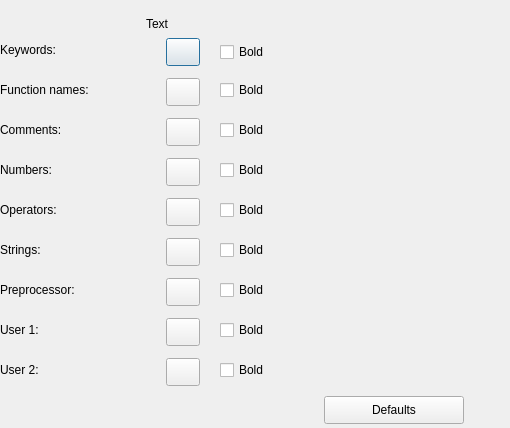
<?xml version="1.0" encoding="UTF-8"?><ui version="4.0"><class>IDD_PROPPAGE_COLORS_SYNTAX</class>
<widget class="QDialog" name="IDD_PROPPAGE_COLORS_SYNTAX">
<property name="geometry">
<rect><x>0</x><y>0</y>
<width>510</width><height>428</height></rect></property>
<property name="windowTitle"><string>Dialog</string></property>
<widget class="QLabel" name="IDC_STATIC">
<property name="geometry">
<rect><x>0</x><y>40</y><width>140</width><height>20</height></rect></property>
<property name="text"><string>Keywords:</string></property>
<property name="inputMethodHints"><set>Qt::ImhMultiLine</set></property><property name="wordWrap"><bool>true</bool></property></widget>
<widget class="QLabel" name="IDC_STATIC">
<property name="geometry">
<rect><x>0</x><y>80</y><width>140</width><height>20</height></rect></property>
<property name="text"><string>Function names:</string></property>
<property name="inputMethodHints"><set>Qt::ImhMultiLine</set></property><property name="wordWrap"><bool>true</bool></property></widget>
<widget class="QLabel" name="IDC_STATIC">
<property name="geometry">
<rect><x>0</x><y>120</y><width>140</width><height>20</height></rect></property>
<property name="text"><string>Comments:</string></property>
<property name="inputMethodHints"><set>Qt::ImhMultiLine</set></property><property name="wordWrap"><bool>true</bool></property></widget>
<widget class="QLabel" name="IDC_STATIC">
<property name="geometry">
<rect><x>0</x><y>160</y><width>140</width><height>20</height></rect></property>
<property name="text"><string>Numbers:</string></property>
<property name="inputMethodHints"><set>Qt::ImhMultiLine</set></property><property name="wordWrap"><bool>true</bool></property></widget>
<widget class="QLabel" name="IDC_STATIC">
<property name="geometry">
<rect><x>0</x><y>200</y><width>140</width><height>20</height></rect></property>
<property name="text"><string>Operators:</string></property>
<property name="inputMethodHints"><set>Qt::ImhMultiLine</set></property><property name="wordWrap"><bool>true</bool></property></widget>
<widget class="QLabel" name="IDC_STATIC">
<property name="geometry">
<rect><x>0</x><y>240</y><width>140</width><height>20</height></rect></property>
<property name="text"><string>Strings:</string></property>
<property name="inputMethodHints"><set>Qt::ImhMultiLine</set></property><property name="wordWrap"><bool>true</bool></property></widget>
<widget class="QLabel" name="IDC_STATIC">
<property name="geometry">
<rect><x>0</x><y>280</y><width>140</width><height>20</height></rect></property>
<property name="text"><string>Preprocessor:</string></property>
<property name="inputMethodHints"><set>Qt::ImhMultiLine</set></property><property name="wordWrap"><bool>true</bool></property></widget>
<widget class="QLabel" name="IDC_STATIC">
<property name="geometry">
<rect><x>0</x><y>320</y><width>140</width><height>20</height></rect></property>
<property name="text"><string>User 1:</string></property>
<property name="inputMethodHints"><set>Qt::ImhMultiLine</set></property><property name="wordWrap"><bool>true</bool></property></widget>
<widget class="QLabel" name="IDC_STATIC">
<property name="geometry">
<rect><x>0</x><y>360</y><width>140</width><height>20</height></rect></property>
<property name="text"><string>User 2:</string></property>
<property name="inputMethodHints"><set>Qt::ImhMultiLine</set></property><property name="wordWrap"><bool>true</bool></property></widget>
<widget class="QLabel" name="IDC_STATIC">
<property name="geometry">
<rect><x>146</x><y>14</y><width>68</width><height>20</height></rect></property>
<property name="text"><string>Text</string></property>
<property name="inputMethodHints"><set>Qt::ImhMultiLine</set></property><property name="wordWrap"><bool>true</bool></property></widget>
<widget class="QPushButton" name="IDC_SCOLOR_KEYWORDS">
<property name="geometry">
<rect><x>166</x><y>38</y><width>34</width><height>28</height></rect></property>
</widget>
<widget class="QCheckBox" name="IDC_SCOLOR_KEYWORDS_BOLD">
<property name="geometry">
<rect><x>220</x><y>42</y><width>110</width><height>20</height></rect></property>
<property name="text"><string>Bold</string></property>
</widget>
<widget class="QPushButton" name="IDC_SCOLOR_FUNCTIONS">
<property name="geometry">
<rect><x>166</x><y>78</y><width>34</width><height>28</height></rect></property>
</widget>
<widget class="QCheckBox" name="IDC_SCOLOR_FUNCTIONS_BOLD">
<property name="geometry">
<rect><x>220</x><y>80</y><width>110</width><height>20</height></rect></property>
<property name="text"><string>Bold</string></property>
</widget>
<widget class="QPushButton" name="IDC_SCOLOR_COMMENTS">
<property name="geometry">
<rect><x>166</x><y>118</y><width>34</width><height>28</height></rect></property>
</widget>
<widget class="QCheckBox" name="IDC_SCOLOR_COMMENTS_BOLD">
<property name="geometry">
<rect><x>220</x><y>120</y><width>110</width><height>20</height></rect></property>
<property name="text"><string>Bold</string></property>
</widget>
<widget class="QPushButton" name="IDC_SCOLOR_NUMBERS">
<property name="geometry">
<rect><x>166</x><y>158</y><width>34</width><height>28</height></rect></property>
</widget>
<widget class="QCheckBox" name="IDC_SCOLOR_NUMBERS_BOLD">
<property name="geometry">
<rect><x>220</x><y>160</y><width>110</width><height>20</height></rect></property>
<property name="text"><string>Bold</string></property>
</widget>
<widget class="QPushButton" name="IDC_SCOLOR_OPERATORS">
<property name="geometry">
<rect><x>166</x><y>198</y><width>34</width><height>28</height></rect></property>
</widget>
<widget class="QCheckBox" name="IDC_SCOLOR_OPERATORS_BOLD">
<property name="geometry">
<rect><x>220</x><y>200</y><width>110</width><height>20</height></rect></property>
<property name="text"><string>Bold</string></property>
</widget>
<widget class="QPushButton" name="IDC_SCOLOR_STRINGS">
<property name="geometry">
<rect><x>166</x><y>238</y><width>34</width><height>28</height></rect></property>
</widget>
<widget class="QCheckBox" name="IDC_SCOLOR_STRINGS_BOLD">
<property name="geometry">
<rect><x>220</x><y>240</y><width>110</width><height>20</height></rect></property>
<property name="text"><string>Bold</string></property>
</widget>
<widget class="QPushButton" name="IDC_SCOLOR_PREPROCESSOR">
<property name="geometry">
<rect><x>166</x><y>278</y><width>34</width><height>28</height></rect></property>
</widget>
<widget class="QCheckBox" name="IDC_SCOLOR_PREPROCESSOR_BOLD">
<property name="geometry">
<rect><x>220</x><y>280</y><width>110</width><height>20</height></rect></property>
<property name="text"><string>Bold</string></property>
</widget>
<widget class="QPushButton" name="IDC_SCOLOR_USER1">
<property name="geometry">
<rect><x>166</x><y>318</y><width>34</width><height>28</height></rect></property>
</widget>
<widget class="QCheckBox" name="IDC_SCOLOR_USER1_BOLD">
<property name="geometry">
<rect><x>220</x><y>320</y><width>110</width><height>20</height></rect></property>
<property name="text"><string>Bold</string></property>
</widget>
<widget class="QPushButton" name="IDC_SCOLOR_USER2">
<property name="geometry">
<rect><x>166</x><y>358</y><width>34</width><height>28</height></rect></property>
</widget>
<widget class="QCheckBox" name="IDC_SCOLOR_USER2_BOLD">
<property name="geometry">
<rect><x>220</x><y>360</y><width>110</width><height>20</height></rect></property>
<property name="text"><string>Bold</string></property>
</widget>
<widget class="QPushButton" name="IDC_SCOLORS_BDEFAULTS">
<property name="geometry">
<rect><x>324</x><y>396</y><width>140</width><height>28</height></rect></property>
<property name="text"><string>Defaults</string></property>
</widget>
</widget><resources/><connections/></ui>
